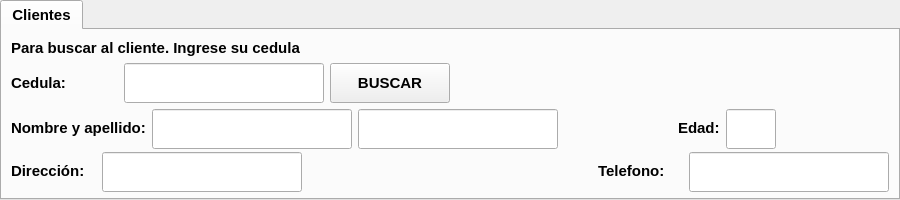
                         <widget class="QTabWidget" name="tabWidget">
                          <property name="minimumSize">
                           <size>
                            <width>900</width>
                            <height>200</height>
                           </size>
                          </property>
                          <property name="maximumSize">
                           <size>
                            <width>900</width>
                            <height>200</height>
                           </size>
                          </property>
                          <property name="font">
                           <font>
                            <pointsize>11</pointsize>
                            <weight>75</weight>
                            <bold>true</bold>
                           </font>
                          </property>
                          <property name="styleSheet">
                           <string notr="true">QTabWidget{
}</string>
                          </property>
                          <property name="tabShape">
                           <enum>QTabWidget::Rounded</enum>
                          </property>
                          <property name="documentMode">
                           <bool>false</bool>
                          </property>
                          <property name="tabsClosable">
                           <bool>false</bool>
                          </property>
                          <property name="tabBarAutoHide">
                           <bool>false</bool>
                          </property>
                          <widget class="QWidget" name="tan_C">
                           <attribute name="title">
                            <string>Clientes</string>
                           </attribute>
                           <layout class="QVBoxLayout" name="verticalLayout_20">
                            <item>
                             <layout class="QVBoxLayout" name="verticalLayout_17">
                              <item>
                               <layout class="QVBoxLayout" name="verticalLayout_15">
                                <item>
                                 <widget class="QLabel" name="label_4">
                                  <property name="text">
                                   <string>Para buscar al cliente. Ingrese su cedula</string>
                                  </property>
                                 </widget>
                                </item>
                                <item>
                                 <layout class="QHBoxLayout" name="horizontalLayout_19">
                                  <item>
                                   <layout class="QHBoxLayout" name="horizontalLayout_3">
                                    <item>
                                     <widget class="QLabel" name="label_28">
                                      <property name="text">
                                       <string>Cedula:</string>
                                      </property>
                                     </widget>
                                    </item>
                                    <item>
                                     <widget class="QLineEdit" name="in_cedu">
                                      <property name="minimumSize">
                                       <size>
                                        <width>200</width>
                                        <height>40</height>
                                       </size>
                                      </property>
                                      <property name="maximumSize">
                                       <size>
                                        <width>200</width>
                                        <height>40</height>
                                       </size>
                                      </property>
                                     </widget>
                                    </item>
                                    <item>
                                     <widget class="QPushButton" name="buscar_btn_3">
                                      <property name="minimumSize">
                                       <size>
                                        <width>120</width>
                                        <height>40</height>
                                       </size>
                                      </property>
                                      <property name="maximumSize">
                                       <size>
                                        <width>120</width>
                                        <height>40</height>
                                       </size>
                                      </property>
                                      <property name="text">
                                       <string>BUSCAR</string>
                                      </property>
                                     </widget>
                                    </item>
                                   </layout>
                                  </item>
                                  <item>
                                   <spacer name="verticalSpacer_9">
                                    <property name="orientation">
                                     <enum>Qt::Horizontal</enum>
                                    </property>
                                    <property name="sizeHint" stdset="0">
                                     <size>
                                      <width>40</width>
                                      <height>20</height>
                                     </size>
                                    </property>
                                   </spacer>
                                  </item>
                                 </layout>
                                </item>
                               </layout>
                              </item>
                              <item>
                               <layout class="QVBoxLayout" name="verticalLayout_8">
                                <item>
                                 <layout class="QHBoxLayout" name="horizontalLayout_15">
                                  <item>
                                   <layout class="QHBoxLayout" name="horizontalLayout_13">
                                    <item>
                                     <widget class="QLabel" name="label_3">
                                      <property name="text">
                                       <string>Nombre y apellido:</string>
                                      </property>
                                     </widget>
                                    </item>
                                    <item>
                                     <widget class="QLineEdit" name="in_nameC">
                                      <property name="minimumSize">
                                       <size>
                                        <width>200</width>
                                        <height>40</height>
                                       </size>
                                      </property>
                                      <property name="maximumSize">
                                       <size>
                                        <width>200</width>
                                        <height>40</height>
                                       </size>
                                      </property>
                                     </widget>
                                    </item>
                                    <item>
                                     <widget class="QLineEdit" name="in_apellC">
                                      <property name="minimumSize">
                                       <size>
                                        <width>200</width>
                                        <height>40</height>
                                       </size>
                                      </property>
                                      <property name="maximumSize">
                                       <size>
                                        <width>200</width>
                                        <height>40</height>
                                       </size>
                                      </property>
                                     </widget>
                                    </item>
                                   </layout>
                                  </item>
                                  <item>
                                   <layout class="QHBoxLayout" name="horizontalLayout_12">
                                    <item>
                                     <spacer name="horizontalSpacer_29">
                                      <property name="orientation">
                                       <enum>Qt::Horizontal</enum>
                                      </property>
                                      <property name="sizeHint" stdset="0">
                                       <size>
                                        <width>40</width>
                                        <height>20</height>
                                       </size>
                                      </property>
                                     </spacer>
                                    </item>
                                    <item>
                                     <widget class="QLabel" name="label_25">
                                      <property name="text">
                                       <string>Edad:</string>
                                      </property>
                                     </widget>
                                    </item>
                                    <item>
                                     <widget class="QLineEdit" name="in_age">
                                      <property name="minimumSize">
                                       <size>
                                        <width>50</width>
                                        <height>40</height>
                                       </size>
                                      </property>
                                      <property name="maximumSize">
                                       <size>
                                        <width>50</width>
                                        <height>40</height>
                                       </size>
                                      </property>
                                     </widget>
                                    </item>
                                    <item>
                                     <spacer name="horizontalSpacer_28">
                                      <property name="orientation">
                                       <enum>Qt::Horizontal</enum>
                                      </property>
                                      <property name="sizeHint" stdset="0">
                                       <size>
                                        <width>40</width>
                                        <height>20</height>
                                       </size>
                                      </property>
                                     </spacer>
                                    </item>
                                   </layout>
                                  </item>
                                 </layout>
                                </item>
                                <item>
                                 <layout class="QHBoxLayout" name="horizontalLayout_17">
                                  <item>
                                   <layout class="QHBoxLayout" name="horizontalLayout_16">
                                    <item>
                                     <layout class="QHBoxLayout" name="horizontalLayout_5">
                                      <item>
                                       <widget class="QLabel" name="label_27">
                                        <property name="text">
                                         <string>Dirección:</string>
                                        </property>
                                       </widget>
                                      </item>
                                      <item>
                                       <widget class="QLineEdit" name="in_dir">
                                        <property name="minimumSize">
                                         <size>
                                          <width>200</width>
                                          <height>40</height>
                                         </size>
                                        </property>
                                        <property name="maximumSize">
                                         <size>
                                          <width>200</width>
                                          <height>40</height>
                                         </size>
                                        </property>
                                       </widget>
                                      </item>
                                     </layout>
                                    </item>
                                    <item>
                                     <spacer name="horizontalSpacer_31">
                                      <property name="orientation">
                                       <enum>Qt::Horizontal</enum>
                                      </property>
                                      <property name="sizeHint" stdset="0">
                                       <size>
                                        <width>40</width>
                                        <height>20</height>
                                       </size>
                                      </property>
                                     </spacer>
                                    </item>
                                    <item>
                                     <layout class="QHBoxLayout" name="horizontalLayout_14">
                                      <item>
                                       <widget class="QLabel" name="label_26">
                                        <property name="text">
                                         <string>Telefono:</string>
                                        </property>
                                       </widget>
                                      </item>
                                      <item>
                                       <widget class="QLineEdit" name="in_tel">
                                        <property name="minimumSize">
                                         <size>
                                          <width>200</width>
                                          <height>40</height>
                                         </size>
                                        </property>
                                        <property name="maximumSize">
                                         <size>
                                          <width>200</width>
                                          <height>40</height>
                                         </size>
                                        </property>
                                       </widget>
                                      </item>
                                     </layout>
                                    </item>
                                   </layout>
                                  </item>
                                 </layout>
                                </item>
                               </layout>
                              </item>
                             </layout>
                            </item>
                           </layout>
                          </widget>
                         </widget>
